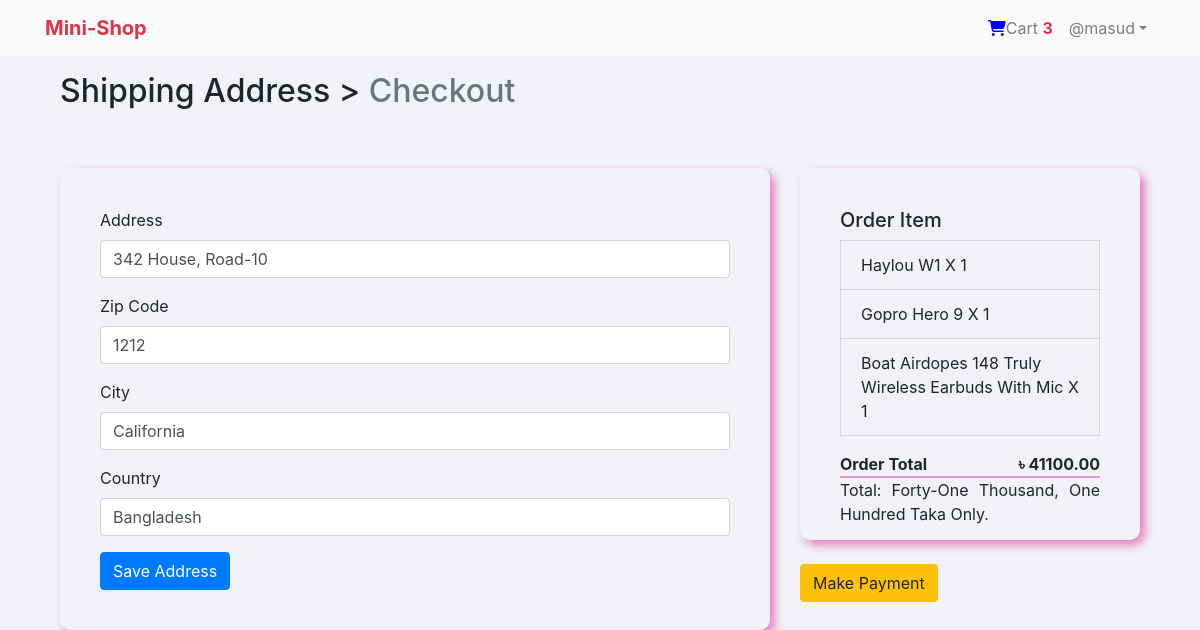
The app's page /payment/checkout/ (signed in) with its own data.
### LoginApp/models.py (models this page shows, shortened)
class User(AbstractBaseUser,PermissionsMixin):
    email = models.EmailField(unique=True, null=False)
    is_staff = models.BooleanField(
        gettext_lazy('Staff Status'),
        default=False,
        help_text = gettext_lazy('Designates weather the user can log in this site')
    )
    is_active = models.BooleanField(
        gettext_lazy('active'),
        default = True,
        help_text = gettext_lazy('Designates weather this user should be treated as active. Unselect this instead of deleting accounts.')
    )
    USERNAME_FIELD = 'email'
    objects = MyUserManager()

class Profile(models.Model):
    user = models.OneToOneField(User, on_delete=models.CASCADE, related_name='profile')
    username = models.CharField(max_length=264, blank=True)
    full_name = models.CharField(max_length=264, blank=True)
    address_1 = models.TextField(max_length=300, blank=True)
    city = models.CharField(max_length=40,blank=True)
    zipcode = models.CharField(max_length=10, blank=True)
    country = models.CharField(max_length=50, blank=True)
    phone = models.CharField(max_length=20, blank=True)
    date_joined = models.DateTimeField(auto_now_add=True)

### Order/models.py (models this page shows, shortened)
class Order(models.Model):
    orderitems = models.ManyToManyField(Cart)
    user = models.ForeignKey(settings.AUTH_USER_MODEL, on_delete=models.CASCADE)
    ordered = models.BooleanField(default=False)
    created = models.DateTimeField(auto_now_add=True)
    paymentId = models.CharField(max_length=264, blank=True,null=True)
    orderId = models.CharField(max_length=200,blank=True,null=True)
    def getTotals(self):
        total = 0
        for orderItem in self.orderitems.all():
            total += float(orderItem.getTotal())
        return format(total, '0.2f')

class Cart(models.Model):
    user = models.ForeignKey(settings.AUTH_USER_MODEL, on_delete=models.CASCADE, related_name="cart")
    item = models.ForeignKey(Product, on_delete=models.CASCADE)
    quantity = models.IntegerField(default=1)
    purchased = models.BooleanField(default=False)
    created = models.DateTimeField(auto_now_add=True)
    updated = models.DateTimeField(auto_now=True)
    def __str__(self):
        return (f'{self.quantity} X {self.item}')
    def getTotal(self):
        total = self.item.price * self.quantity
        floatTotal = format(total, '0.2f')
        return floatTotal

### Payment/models.py (models this page shows)
class BillingAddress(models.Model):
    user = models.ForeignKey(settings.AUTH_USER_MODEL, on_delete=models.CASCADE)
    address = models.CharField(max_length=264, blank=True)
    zipcode = models.CharField(max_length=20, verbose_name='Zip Code', blank=True)
    city = models.CharField(max_length=30, blank=True)
    country = models.CharField(max_length=20, blank=True)
    def __str__(self):
        return f'{self.user.profile.username} billing address'
    def  is_fully_filled(self):
        field_names = [f.name for f in self._meta.get_fields()]
        for field_name in field_names:
            value = getattr(self, field_name)
            if value is None or value=="":
                return False
        return True
    class Meta:
        verbose_name_plural = "Billing Address"

### Shop/models.py (models this page shows)
class Product(models.Model):
    mainImage = models.ImageField(upload_to="Products")
    name = models.CharField(max_length=264)
    category = models.ForeignKey(Category, related_name='category', on_delete=models.CASCADE)
    preview_text = models.TextField(max_length=200, verbose_name='PreviewText')
    details = models.TextField(max_length=1000, verbose_name="Description")
    price = models.FloatField()
    old_price = models.FloatField(default=0.00)
    created = models.DateTimeField(auto_now_add=True)
    def __str__(self):
        return self.name
    class Meta:
        ordering = ['-created']

### Payment/views.py (the view)
# urls.py: path('checkout/',views.checkOut, name='checkout'),
@login_required
def checkOut(request):
    saved_address = BillingAddress.objects.get_or_create(user=request.user)
    print(saved_address)
    saved_address = saved_address[0]
    print(saved_address)
    form = BillingForm(instance=saved_address)
    if request.method == 'POST':
        form = BillingForm(request.POST, instance=saved_address)
        if form.is_valid():
            form.save()
            form = BillingForm(instance=saved_address)
            messages.success(request, 'Address Updated successfully..!')
    order_qs = Order.objects.filter(user=request.user, ordered=False)
    order_items = order_qs[0].orderitems.all()
    print(order_items)
    order_total = order_qs[0].getTotals()
    number_to_words = num2words(order_total)
    print(order_total)
    return render(request, 'Payment/checkout.html',context={'form':form,'order_items':order_items,'order_total':order_total,'saved_address':saved_address,'number_to_words':number_to_words})

### Payment/forms.py
class BillingForm(forms.ModelForm):
    class Meta:
        model = BillingAddress
        fields = ['address','zipcode','city','country']

### Order/templatetags/cart_tag.py (called while the page is built)
@register.filter
def cartTotal(user):
    order = Order.objects.filter(user=user, ordered=False)
    if order.exists():
        return order[0].orderitems.count()
    else:
        return 0

### templates/Payment/checkout.html (shortened to what this page needs)
{% extends 'base.html' %}
{% load crispy_forms_tags %}
{% block body_block %}
<div class="container">
    <h2>Shipping Address > <span class="text-muted">Checkout</span></h2>
    <div class="row">
        <div class="col-md-8 col-sm-12">
                <div class="checkout-area">
                    <form method="post">
                        {{form|crispy}}
                        <button class="btn btn-primary" type="submit">Save Address</button>
                    </form>
                </div>
        </div>
        <div class="col-md-4">
            <div class="checkout-area">
                <h5>Order Item</h5>
                <p class="list-group list-group-flush">
                    {% for order_item in order_items %}
                    <li class='list-group-item'>
                        {{order_item.item.name|title}} X {{order_item.quantity}}
                    </li>
                    {% endfor %}
                </p>
                <span class="float-left"><b>Order Total</b></span>
                <span class="float-right"><b><b>&#2547;</b> {{order_total|floatformat:2}}</b></span><br/>
                <p class="float-right" style="border-top:2px solid #e695d0;text-align:justify;">Total: {{number_to_words|title}} Taka Only.</p><br/>
            </div><br>
            <div>
                {% if saved_address.is_fully_filled %}
                    <a href="{% url 'Payment:pay' %}" class="btn btn-warning">Make Payment</a>
                {% else %}
                <div class="alert alert-info">
                    <p>Please fill up all the information to make payment.</p>
                </div>
                {% endif %}
            </div>
        </div>
    </div>
</div>
<br><br>
{% endblock body_block %}

### templates/navbar.html (shortened to what this page needs)
{% load cart_tag %}
<nav class="navbar navbar-expand-lg navbar-light bg-light">
    <div class="container">
      <a class='navbar-brand text-danger font-weight-bold' href="{% url 'Shop:home' %}">Mini-Shop</a>
      <div class='collapse navbar-collapse' id='navbarNav'>
          <ul class='navbar-nav ml-auto'>
            {% if request.user.is_authenticated %}
        <li class="nav-item">
          <a href="{% url 'Order:cart' %}" class="nav-link"><i style="color:blue" class="fa fa-shopping-cart"></i>Cart <span class="text-danger font-weight-bold">{{request.user|cartTotal }}</span></a>
        </li>
        <li class="nav-item dropdown">
          <a class="nav-link dropdown-toggle" href="#" role="button" data-toggle="dropdown" aria-expanded="false">@{{request.user.profile.username}}</a>
        </li>
        {% else %}
        <li class="nav-item">
          <a class="nav-link" href="{% url 'LoginApp:login' %}">Login</a>
        </li>
        {% endif %}
      </ul>
    </div>
    </div>
  </nav>

### static/css/main.css (style rules this page uses)
.checkout-area { margin-top: 50px; padding: 40px; border-radius: 10px; box-shadow: 5px 5px 10px rgba(214, 0, 150, 0.473); }
.list-group-item { background-color: #f0f2f5 !important; }

### templates/base.html (style rules this page uses)
body { background-color: #f0f2f5; }

### records on screen
User: user|cartTotal "3", user.profile.username "masud"
BillingAddress: address "342 House, Road-10", zipcode "1212", city "California", country "Bangladesh"
Cart: item.name "Haylou W1", quantity "1"
Cart: item.name "Gopro Hero 9", quantity "1"
Cart: item.name "Boat Airdopes 148 Truly Wireless Earbuds With Mic", quantity "1"

### other values on screen
{{ order_total|floatformat:2 }} "41100.00"
{{ number_to_words|title }} "Forty-One Thousand, One Hundred"
